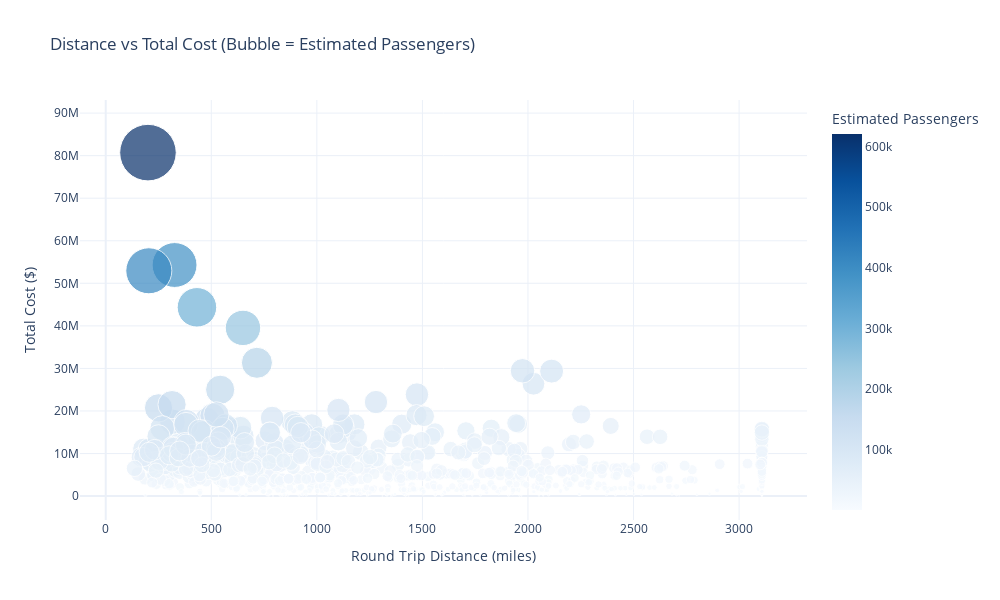

Here is the notebook cell this chart was saved with:
### Markdown cell above
##### Insights:

1. Oakland → Palm Springs and Albany → Washington DC lead the delay cost chart — indicating recurring operational issues or congestion on these routes.

2. Chicago appears multiple times (to Rapid City, Jackson, Twin Falls) — suggesting systemic delays tied to hub operations or winter weather impact.

3. Delay costs for these routes approach or exceed $2,000, making them critical cost centers that could erode margins if not actively managed.

4. Most of these routes are regional or mid-range, where high frequency may amplify delay impact disproportionately compared to longer-haul routes.

##### Storyline Placement

“While delays are a known challenge, this analysis highlights which routes generate the highest cost burden due to delays. Tackling these hotspots is key to protecting margins and maintaining on-time brand perception.”

### Code cell
import plotly.express as px

# Drop duplicate routes to avoid overplotting
plot_data = filtered_df.drop_duplicates(subset='ROUTE_NAME_CITY')

fig = px.scatter(
    plot_data,
    x='ROUND_TRIP_DISTANCE_MILES',
    y='TOTAL_COST',
    size='ESTIMATED_PASSENGERS',
    color='ESTIMATED_PASSENGERS',
    hover_name='ROUTE_NAME_CITY',
    size_max=40,
    color_continuous_scale='Blues',
    title='Distance vs Total Cost (Bubble = Estimated Passengers)',
    labels={
        'ROUND_TRIP_DISTANCE_MILES': 'Round Trip Distance (miles)',
        'TOTAL_COST': 'Total Cost ($)',
        'ESTIMATED_PASSENGERS': 'Estimated Passengers'
    }
)

fig.update_layout(
    height=600,
    width=1000,
    template='plotly_white'
)

fig.show()

### Figure 1 — Plotly figure (JSON) as saved in the notebook; plotly's stock layout.template omitted (floating-point values rounded to 4 significant figures; data arrays with more than 128 entries replaced by an {"elided": "..."} marker saying what was removed)
{"data": [{"hovertemplate": "<b>%{hovertext}</b><br><br>Round Trip Distance (miles)=%{x}<br>Total Cost ($)=%{y}<br>Estimated Passengers=%{marker.color}<extra></extra>", "hovertext": {"elided": "791 str values"}, "legendgroup": "", "marker": {"color": {"elided": "791 float values"}, "coloraxis": "coloraxis", "size": {"elided": "791 float values"}, "sizemode": "area", "sizeref": 388.1, "symbol": "circle"}, "mode": "markers", "name": "", "orientation": "v", "showlegend": false, "type": "scatter", "x": {"elided": "791 float values"}, "xaxis": "x", "y": {"elided": "791 float values"}, "yaxis": "y"}], "layout": {"coloraxis": {"colorbar": {"title": {"text": "Estimated Passengers"}}, "colorscale": [[0, "rgb(247,251,255)"], [0.125, "rgb(222,235,247)"], [0.25, "rgb(198,219,239)"], [0.375, "rgb(158,202,225)"], [0.5, "rgb(107,174,214)"], [0.625, "rgb(66,146,198)"], [0.75, "rgb(33,113,181)"], [0.875, "rgb(8,81,156)"], [1, "rgb(8,48,107)"]]}, "height": 600, "legend": {"itemsizing": "constant", "tracegroupgap": 0}, "title": {"text": "Distance vs Total Cost (Bubble = Estimated Passengers)"}, "width": 1000, "xaxis": {"anchor": "y", "domain": [0, 1], "title": {"text": "Round Trip Distance (miles)"}}, "yaxis": {"anchor": "x", "domain": [0, 1], "title": {"text": "Total Cost ($)"}}}}
